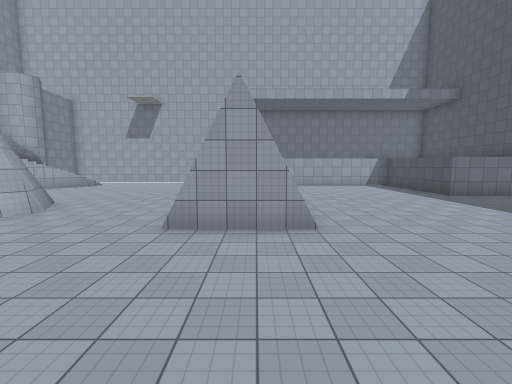
View 1 (above)

22 first-person views from a walk through a 3-D level made in the Unity game engine. The camera is 1.4 m above the floor, tilts 6° down and sees 90° across. The floor is counted in squares, 2 m on a side. Each view is taken from the middle of a square. On the plan, view 1 faces up. The plan holds only what a view shows up to about 9 squares ahead; the rest is blank. The player is left out. Some animated figures are left out. Surface patterns are stand-ins for the level's own textures.

View 2
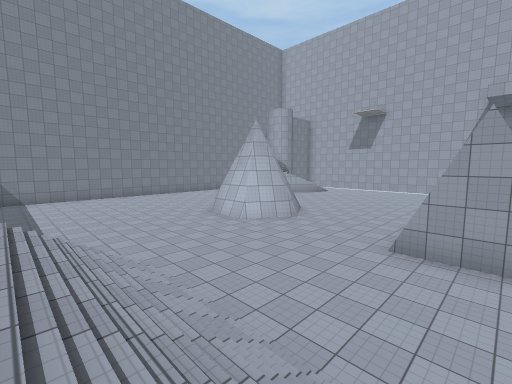

View 3
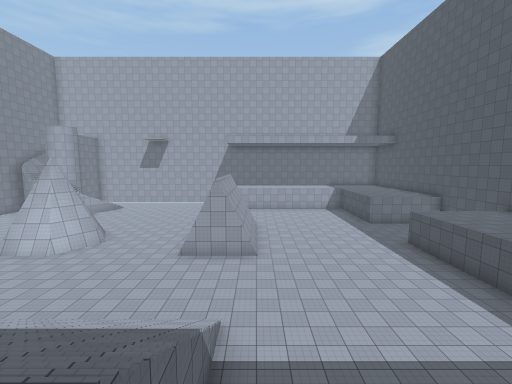

View 4
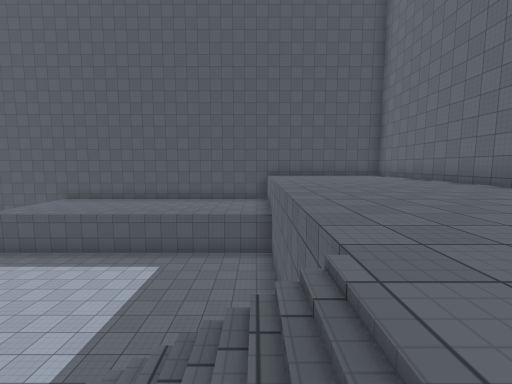

View 5
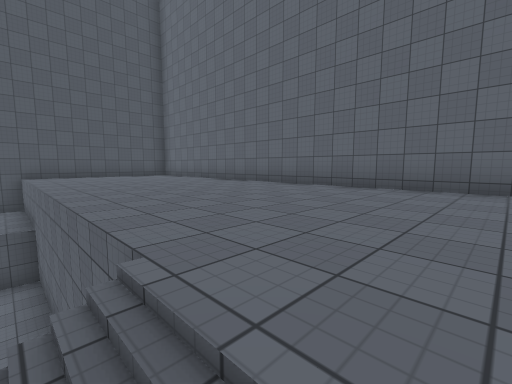

View 6
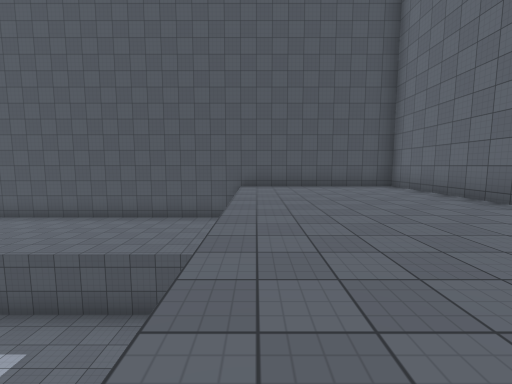

View 7
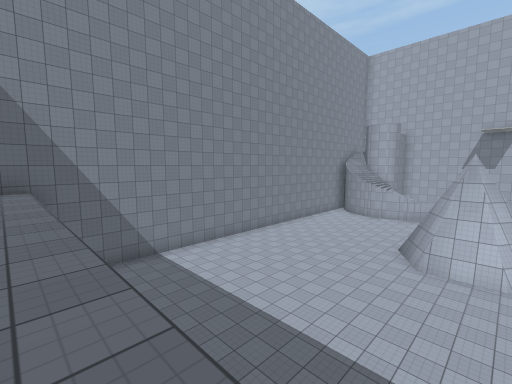

View 8
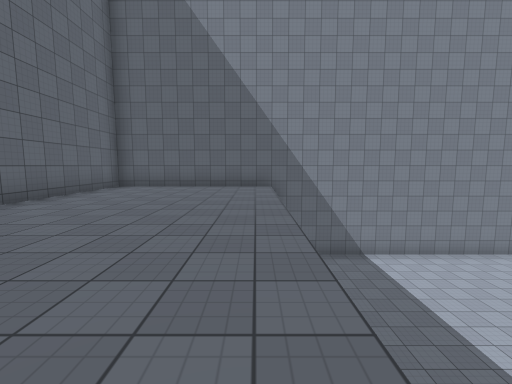

View 9
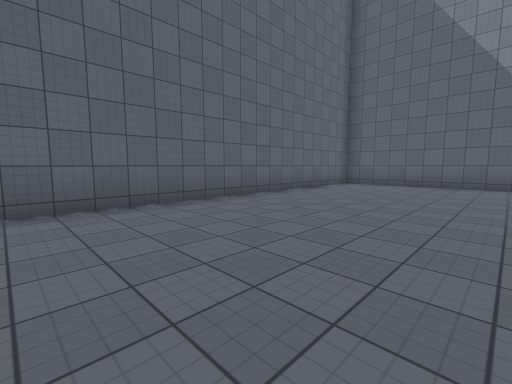

View 10
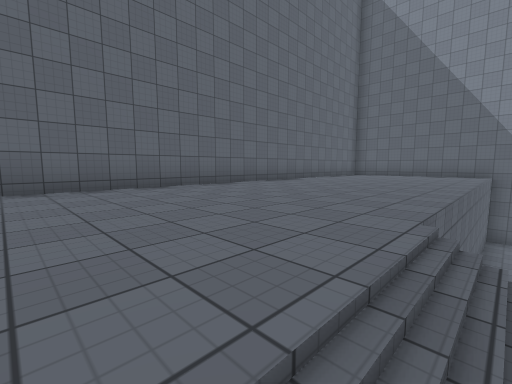

View 11
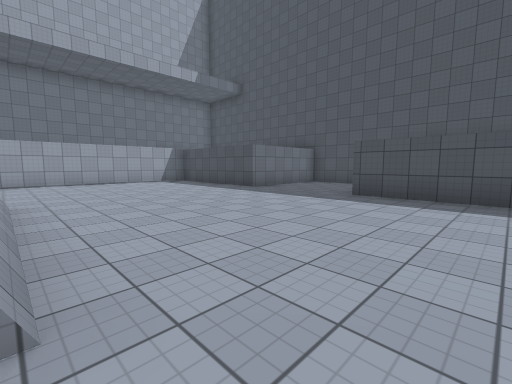

View 12
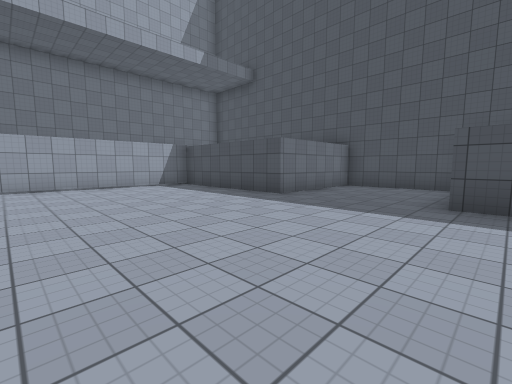

View 13
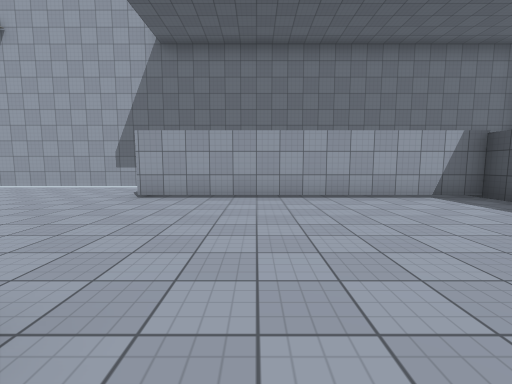

View 14
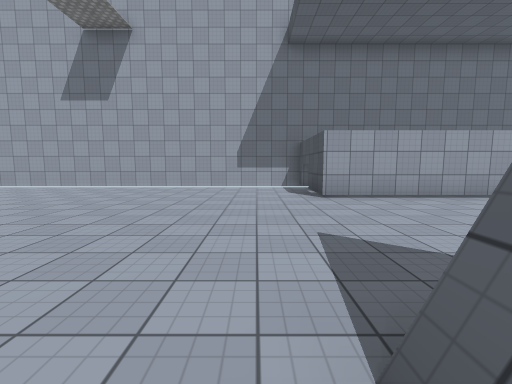

View 15
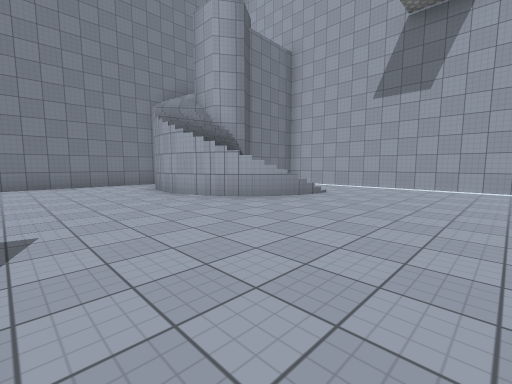

View 16
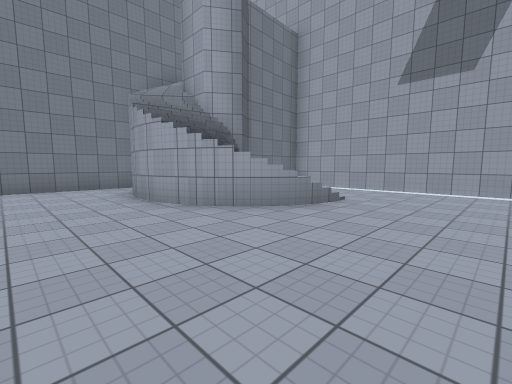

View 17
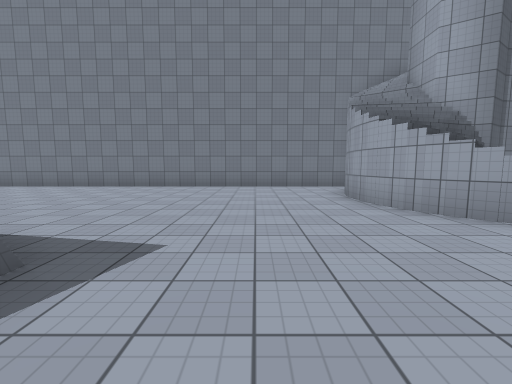

View 18
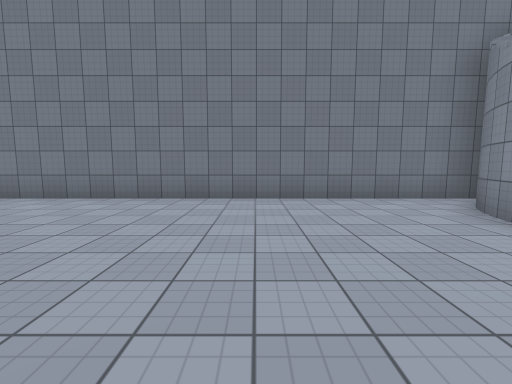

View 19
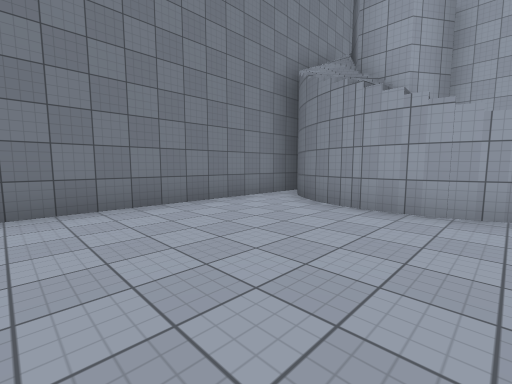

View 20
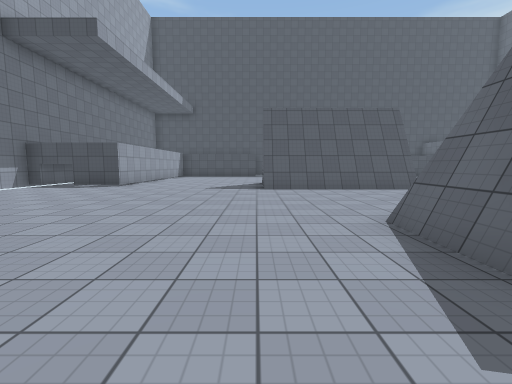

View 21
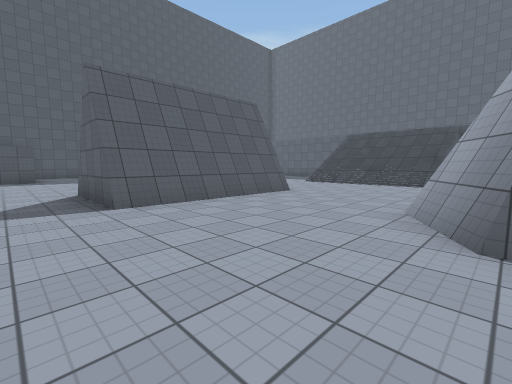

View 22
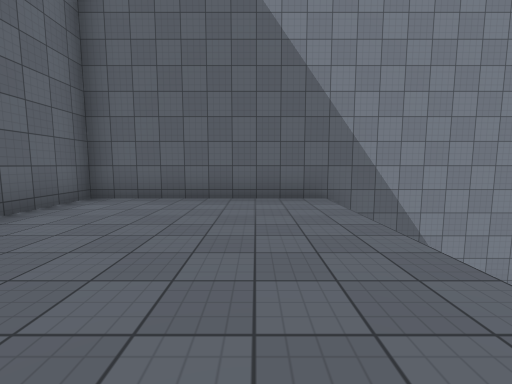

### Floor plan
Key: @ floor where view 1 was taken; # wall or solid block; . main floor; : floor 4.5 m higher than the main floor; / step, stairs or slope; ^ raised ledge.
Columns run from 15 left of view 1 to 11 right of it. Each row starts with its distance up from view 1.
 17    #############
 16 #    ..........#
 15 #     .........#
 14 #/##/  ........########
 13 #//#/ /...............#
 12 #/////#...............#
 11 #..#/.................#
 10 #.....................#
  9 #.....................#####
  8 #.............###.........#
  7 #......###....###.........#
  6 #......###....###.........#
  5 #......###....###.....#
  4 #.....................#
  3 #.....................#
  2 #.....................#
  1 #.....................#
  0 #..........////@......#   #
 -1 #........  /////......#  ^#
 -2 #.......     ///  ....# ^^#
 -3 #....      /////   ...#^^^#
 -4 #:::::::::::::::::::::::::#
 -5 #:::::::::::::::::::::::::#
 -6 #:::::::::::::::::::::::::#
 -7 #:::::::::::::::::::::::::#
 -8 #:::::::::::::::::::::::::#
 -9 ###########################

Positions as (right, up) in squares from view 1, and headings:
1: (0, 0), facing up
2: (0, -1), facing up-left
3: (1, -4), facing up
4: (-1, -3), facing right
5: (-1, -3), facing down-right
6: (2, -4), facing right
7: (-6, -4), facing up-left
8: (-6, -4), facing left
9: (-5, -4), facing down-left
10: (-2, -3), facing down-left
11: (1, 3), facing up-right
12: (2, 5), facing up-right
13: (2, 8), facing up
14: (-2, 8), facing up
15: (-5, 8), facing up-left
16: (-6, 9), facing up-left
17: (-6, 9), facing left
18: (-9, 8), facing left
19: (-10, 7), facing up-left
20: (-9, 9), facing right
21: (-6, 10), facing down-right
22: (-9, -5), facing left
